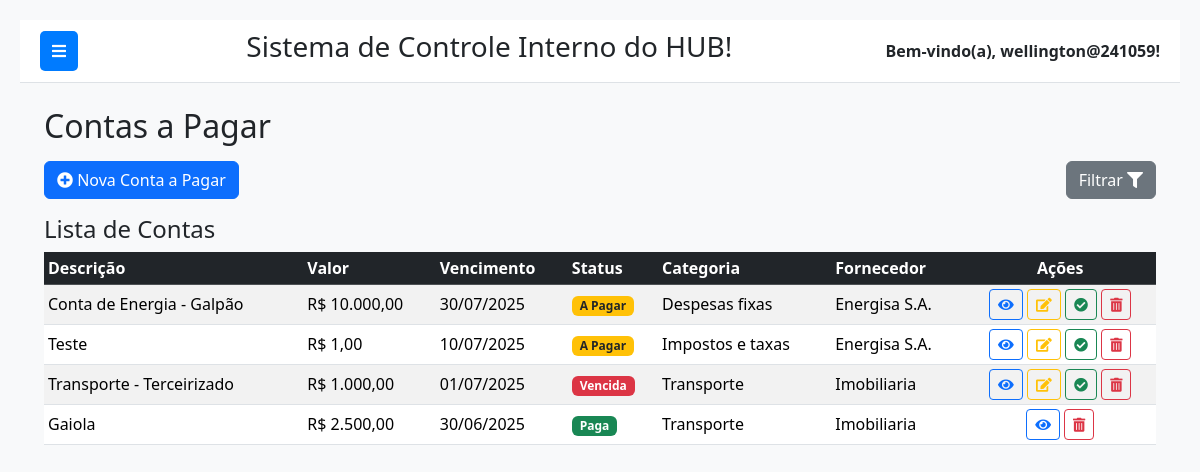
The page /financeiro/contas-a-pagar/ (signed in) on the database its author committed.
### financeiro/models.py (models this page shows, shortened)
class ContaPagar(models.Model):
    STATUS_CHOICES = [
        ('A_PAGAR', 'A Pagar'),
        ('PAGA', 'Paga'),
        ('VENCIDA', 'Vencida'),
        ('CANCELADA', 'Cancelada'),
    ]
    descricao = models.CharField(
        max_length=255,
        verbose_name="Descrição"
    )
    valor = models.DecimalField(
        max_digits=10,
        decimal_places=2,
        verbose_name="Valor"
    )
    data_lancamento = models.DateField(
        default=timezone.now,
        verbose_name="Data de Lançamento"
    )
    data_vencimento = models.DateField(
        verbose_name="Data de Vencimento"
    )
    data_pagamento = models.DateField(
        blank=True,
        null=True,
        verbose_name="Data de Pagamento"
    )
    status = models.CharField(
        max_length=10,
        choices=STATUS_CHOICES,
        default='A_PAGAR',
        verbose_name="Status"
    )
    categoria = models.ForeignKey(
        CategoriaFinanceira,
        on_delete=models.SET_NULL,
        null=True, blank=True,
        limit_choices_to={'tipo': 'DESPESA'}, # Restringe a categorias de despesa
        related_name='contas_pagar',
        verbose_name="Categoria"
    )
    forma_pagamento = models.ForeignKey(
        FormaPagamento,
        on_delete=models.SET_NULL,
        null=True, blank=True,
        verbose_name="Forma de Pagamento"
    )
    fornecedor = models.ForeignKey(
        Fornecedor, # Referencia o modelo Fornecedor importado
        on_delete=models.SET_NULL,
        null=True, blank=True,
        related_name='contas_a_pagar',
        verbose_name="Fornecedor"
    )
    observacoes = models.TextField(
        blank=True,
        null=True,
        verbose_name="Observações"
    )
    registrado_por = models.ForeignKey(
        settings.AUTH_USER_MODEL,
        on_delete=models.SET_NULL,
        null=True, blank=True,
        related_name='contas_pagar_registradas',
        verbose_name="Registrado por"
    )
    data_registro = models.DateTimeField(
        auto_now_add=True,
        verbose_name="Data de Registro"
    )
    data_ultima_atualizacao = models.DateTimeField(
        auto_now=True,
        verbose_name="Última Atualização"
    )
    class Meta:
        verbose_name = "Conta a Pagar"
        verbose_name_plural = "Contas a Pagar"
        ordering = ['data_vencimento', 'status']

class CategoriaFinanceira(models.Model):
    nome = models.CharField(
        max_length=100,
        unique=True,
        verbose_name="Nome da Categoria"
    )
    tipo = models.CharField(
        max_length=10,
        choices=[('RECEITA', 'Receita'), ('DESPESA', 'Despesa')],
        verbose_name="Tipo"
    )
    descricao = models.TextField(
        blank=True,
        null=True,
        verbose_name="Descrição"
    )
    class Meta:
        verbose_name = "Categoria Financeira"
        verbose_name_plural = "Categorias Financeiras"
        ordering = ['tipo', 'nome']
    def __str__(self):
        return f"[{self.get_tipo_display()}] {self.nome}"

### fornecedores/models.py (models this page shows)
class Fornecedor(models.Model):
    nome_fantasia = models.CharField(max_length=200, verbose_name="Nome Fantasia")
    razao_social = models.CharField(max_length=255, unique=True, verbose_name="Razão Social")
    cnpj_cpf = models.CharField(max_length=18, unique=True, verbose_name="CNPJ/CPF") # Formato pode ser "XX.XXX.XXX/XXXX-XX" ou "XXX.XXX.XXX-XX"
    contato_principal = models.CharField(max_length=100, blank=True, null=True, verbose_name="Contato Principal")
    telefone = models.CharField(max_length=20, blank=True, null=True, verbose_name="Telefone")
    email = models.EmailField(max_length=100, blank=True, null=True, verbose_name="E-mail")
    endereco = models.TextField(blank=True, null=True, verbose_name="Endereço Completo")
    tipo_fornecedor = models.ForeignKey(
        TipoFornecedor,
        on_delete=models.SET_NULL,
        null=True,
        blank=True,
        related_name='fornecedores',
        verbose_name="Tipo de Fornecedor"
    )
    observacoes = models.TextField(blank=True, null=True, verbose_name="Observações")
    ativo = models.BooleanField(default=True, verbose_name="Ativo")
    data_cadastro = models.DateTimeField(auto_now_add=True, verbose_name="Data de Cadastro")
    data_ultima_atualizacao = models.DateTimeField(auto_now=True, verbose_name="Última Atualização")
    class Meta:
        verbose_name = "Fornecedor"
        verbose_name_plural = "Fornecedores"
        ordering = ['nome_fantasia']
    def __str__(self):
        return self.nome_fantasia

### financeiro/views.py (the view)
# urls.py: path('contas-a-pagar/', views.listar_contas_pagar, name='listar_contas_pagar'),
@login_required
def listar_contas_pagar(request):
    contas_queryset = ContaPagar.objects.select_related(
        'categoria', 'fornecedor', 'forma_pagamento', 'registrado_por'
    ).order_by('-data_vencimento')
    conta_filter = ContaPagarFilter(request.GET, queryset=contas_queryset)
    contas_filtradas = conta_filter.qs.order_by('-data_vencimento', 'status')
    contas_para_exibir = []
    today = timezone.localdate()
    for conta in contas_filtradas:
        display_status = conta.status
        if display_status == 'A_PAGAR' and conta.data_vencimento and conta.data_vencimento < today:
            display_status = 'VENCIDA' # Altera o status para exibição
        conta.badge_class = _get_conta_badge_class(display_status)
        conta.display_status_text = 'Vencida' if display_status == 'VENCIDA' else conta.get_status_display()
        contas_para_exibir.append(conta)
    context = {
        'contas_pagar': contas_para_exibir,
        'filter': conta_filter,
        'title': 'Contas a Pagar',
        'active_page': 'contas_pagar',
        'statuses_nao_editaveis': ['PAGA', 'CANCELADA'],
    }
    return render(request, 'financeiro/contas_pagar/listar_contas_pagar.html', context)

### financeiro/views.py (called while the page is built)
def _get_conta_badge_class(status):
    if status == 'PAGA' or status == 'RECEBIDA':
        return 'text-bg-success'
    elif status == 'VENCIDA': # Status de exibição derivado
        return 'text-bg-danger'
    elif status == 'CANCELADA':
        return 'text-bg-secondary'
    elif status == 'A_PAGAR' or status == 'A_RECEBER': # Status padrão para pendente
        return 'text-bg-warning text-dark'
    return 'text-bg-info' # Default para outros não mapeados

### financeiro/templates/financeiro/contas_pagar/listar_contas_pagar.html (shortened to what this page needs)
{% extends 'base.html' %}
{% load static %}
{% load humanize %}
{% load crispy_forms_tags %}
{% block content %}
<div class="container mt-4">
    <h2 class="mb-3">{{ title }}</h2>
    <div class="mb-3 d-flex justify-content-between align-items-center">
        <a href="{% url 'financeiro:adicionar_conta_pagar' %}" class="btn btn-primary">
            <i class="fas fa-plus-circle"></i> Nova Conta a Pagar
        </a>
        <button class="btn btn-secondary" type="button" data-bs-toggle="collapse" data-bs-target="#filtrosCollapse" aria-expanded="false" aria-controls="filtrosCollapse">
            Filtrar <i class="fas fa-filter"></i>
        </button>
    </div>
    <h4>Lista de Contas</h4>
    {% if contas_pagar %}
    <div class="table-responsive">
        <table class="table table-striped table-hover table-sm align-middle">
            <thead class="table-dark">
                <tr>
                    <th>Descrição</th>
                    <th>Valor</th>
                    <th>Vencimento</th>
                    <th>Status</th>
                    <th>Categoria</th>
                    <th>Fornecedor</th>
                    <th class="text-center">Ações</th>
                </tr>
            </thead>
            <tbody>
                {% for conta in contas_pagar %}
                <tr>
                    <td>{{ conta.descricao }}</td>
                    <td>R$ {{ conta.valor|intcomma }}</td>
                    <td>{{ conta.data_vencimento|date:"d/m/Y" }}</td>
                    <td>
                        <span class="badge {{ conta.badge_class }}">{{ conta.display_status_text }}</span>
                    </td>
                    <td>{{ conta.categoria.nome|default:"-" }}</td>
                    <td>
                        {% if conta.fornecedor %}
                            {{ conta.fornecedor.razao_social|default:conta.fornecedor.nome_fantasia|default:"-" }}
                        {% else %}
                            -
                        {% endif %}
                    </td>
                    <td class="text-center">
                        <a href="{% url 'financeiro:detalhar_conta_pagar' conta.pk %}" class="btn btn-sm btn-outline-primary" title="Detalhes">
                            <i class="fas fa-eye"></i>
                        </a>
                        {% if conta.status not in statuses_nao_editaveis %}
                        <a href="{% url 'financeiro:editar_conta_pagar' conta.pk %}" class="btn btn-sm btn-outline-warning" title="Editar">
                            <i class="fas fa-edit"></i>
                        </a>
                        <a href="{% url 'financeiro:baixar_conta_pagar' conta.pk %}" class="btn btn-sm btn-outline-success" title="Baixar">
                            <i class="fas fa-check-circle"></i>
                        </a>
                        {% endif %}
                        <form action="{% url 'financeiro:excluir_conta_pagar' conta.pk %}" method="post" class="d-inline" onsubmit="return confirm('Tem certeza que deseja excluir esta conta?');">
                            <button type="submit" class="btn btn-sm btn-outline-danger" title="Excluir">
                                <i class="fas fa-trash-alt"></i>
                            </button>
                        </form>
                    </td>
                </tr>
                {% endfor %}
            </tbody>
        </table>
    </div>
    {% else %}
    <div class="alert alert-warning" role="alert">
        Nenhuma conta a pagar encontrada.
    </div>
    {% endif %}
</div>
{% endblock %}

### templates/base.html (shortened to what this page needs)
{% load static %}
<!DOCTYPE html>
<html lang="pt-br">
<head>
    <link href="https://cdn.jsdelivr.net/npm/bootstrap@5.3.3/dist/css/bootstrap.min.css" rel="stylesheet">
    <link rel="stylesheet" href="https://cdnjs.cloudflare.com/ajax/libs/font-awesome/5.15.4/css/all.min.css" />
</head>
<body>
    <div class="main-content" id="main-content">
        <div class="navbar-top">
            <button class="toggle-btn" id="sidebarToggle">
                <i class="fas fa-bars"></i>
            </button>
            <div class="system-name">
                <h3>Sistema de Controle Interno do HUB!</h3>
            </div>
            <div class="user-info">
                Bem-vindo(a), {{ request.user.username }}!
            </div>
        </div>
        <div class="container-fluid">
            {% block content %}
            {% endblock %}
        </div>
    </div>
</body>
</html>

### templates/base.html (style rules this page uses)
body { display: flex; min-height: 100vh; background-color: #f8f9fa; }
.main-content { flex-grow: 1; padding: 20px; transition: margin-left 0.3s ease-in-out; margin-left: 0; }
.navbar-top { background-color: #ffffff; border-bottom: 1px solid #dee2e6; padding: 10px 20px; display: flex; justify-content: space-between; align-items: center; margin-bottom: 20px; }
.navbar-top .user-info { font-weight: bold; }
.toggle-btn { background-color: #007bff; color: white; border: none; padding: 8px 12px; border-radius: 5px; cursor: pointer; margin-right: 15px; }

### rows shown on the page
ContaPagar: descricao "Conta de Energia - Galpão", valor "10.000,00", data_vencimento "30/07/2025", display_status_text "A Pagar", categoria.nome "Despesas fixas", fornecedor.razao_social "Energisa S.A."
ContaPagar: descricao "Teste", valor "1,00", data_vencimento "10/07/2025", display_status_text "A Pagar", categoria.nome "Impostos e taxas", fornecedor.razao_social "Energisa S.A."
ContaPagar: descricao "Transporte - Terceirizado", valor "1.000,00", data_vencimento "01/07/2025", display_status_text "Vencida", categoria.nome "Transporte", fornecedor.razao_social "Imobiliaria"
ContaPagar: descricao "Gaiola", valor "2.500,00", data_vencimento "30/06/2025", display_status_text "Paga", categoria.nome "Transporte", fornecedor.razao_social "Imobiliaria"

### other values the page prints
{{ request.user.username }} "wellington@241059"
{{ title }} "Contas a Pagar"
